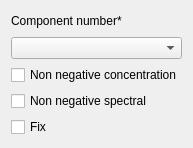
<?xml version="1.0" encoding="UTF-8"?>
<ui version="4.0">
 <class>MCRComponentSettings</class>
 <widget class="QWidget" name="MCRComponentSettings">
  <property name="geometry">
   <rect>
    <x>0</x>
    <y>0</y>
    <width>171</width>
    <height>148</height>
   </rect>
  </property>
  <property name="windowTitle">
   <string>Form</string>
  </property>
  <layout class="QVBoxLayout" name="verticalLayout">
   <item>
    <layout class="QHBoxLayout" name="horizontalLayout">
     <property name="spacing">
      <number>0</number>
     </property>
     <item>
      <widget class="QLabel" name="ComponentNumbeLabel">
       <property name="text">
        <string>Component number</string>
       </property>
      </widget>
     </item>
     <item>
      <widget class="QLabel" name="label_star">
       <property name="text">
        <string>*</string>
       </property>
      </widget>
     </item>
     <item>
      <spacer name="horizontalSpacer">
       <property name="orientation">
        <enum>Qt::Horizontal</enum>
       </property>
       <property name="sizeHint" stdset="0">
        <size>
         <width>40</width>
         <height>20</height>
        </size>
       </property>
      </spacer>
     </item>
    </layout>
   </item>
   <item>
    <widget class="QComboBox" name="SampleComboBox">
     <property name="currentText">
      <string/>
     </property>
    </widget>
   </item>
   <item>
    <widget class="Tumbler" name="NonNegativeConcentrationCheckBox">
     <property name="text">
      <string>Non negative concentration</string>
     </property>
    </widget>
   </item>
   <item>
    <widget class="Tumbler" name="NonNegativeSpectral">
     <property name="text">
      <string>Non negative spectral</string>
     </property>
    </widget>
   </item>
   <item>
    <widget class="Tumbler" name="FixCheckBox">
     <property name="text">
      <string>Fix</string>
     </property>
    </widget>
   </item>
  </layout>
 </widget>
 <customwidgets>
  <customwidget>
   <class>Tumbler</class>
   <extends>QCheckBox</extends>
   <header>extern/common_gui/standard_widgets/tumbler.h</header>
  </customwidget>
 </customwidgets>
 <resources/>
 <connections/>
</ui>
